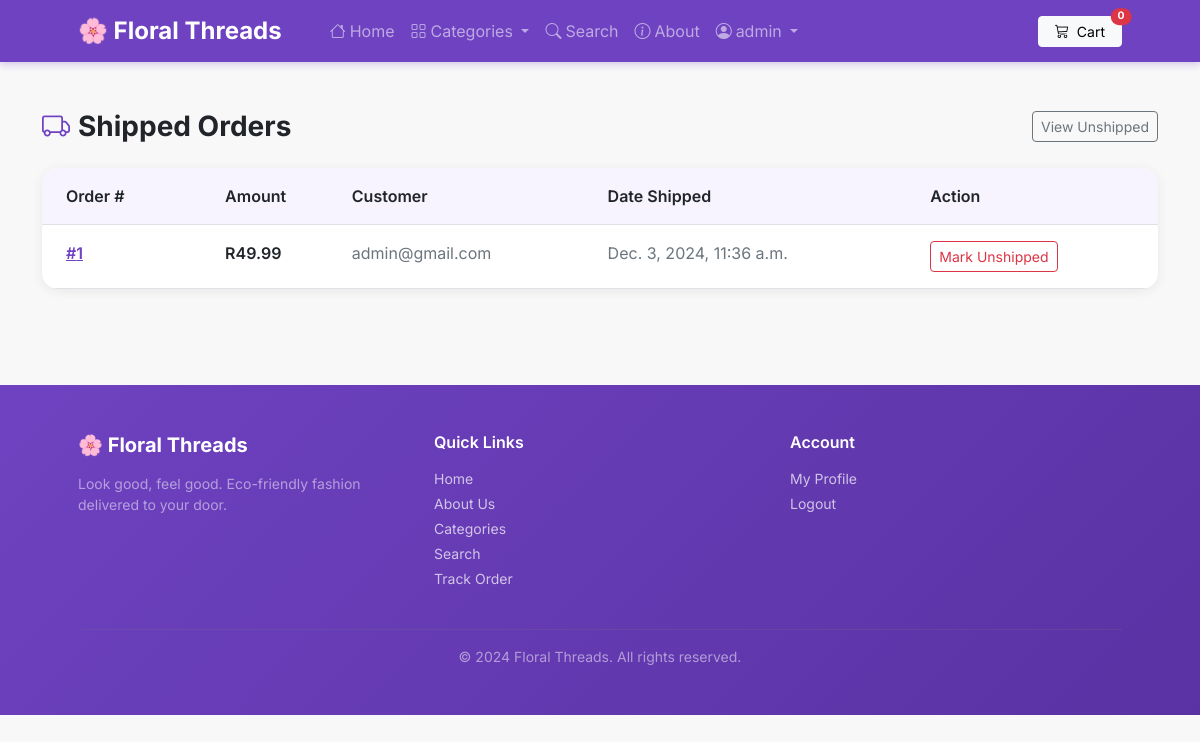
Screenshot of /payment/shipped_dash (signed in) with the database file from the repository.
### payment/models.py (models this page shows, shortened)
class Order(models.Model):
    STATUS_PENDING = 'pending'
    STATUS_PROCESSING = 'processing'
    STATUS_SHIPPED = 'shipped'
    STATUS_DELIVERED = 'delivered'
    STATUS_CHOICES = [
        (STATUS_PENDING, 'Pending'),
        (STATUS_PROCESSING, 'Processing'),
        (STATUS_SHIPPED, 'Shipped'),
        (STATUS_DELIVERED, 'Delivered'),
    ]
    user = models.ForeignKey(User, on_delete=models.CASCADE, null=True, blank=True)
    full_name = models.CharField(max_length=250)
    email = models.CharField(max_length=250)
    shipping_address = models.TextField(max_length=15000)
    amount_paid = models.DecimalField(max_digits=7, decimal_places=2)
    date_ordered = models.DateTimeField(auto_now_add=True)
    shipped = models.BooleanField(default=False)
    date_shipped = models.DateTimeField(blank=True, null=True)
    status = models.CharField(max_length=20, choices=STATUS_CHOICES, default=STATUS_PENDING)
    tracking_number = models.CharField(max_length=100, blank=True, null=True)
    stripe_payment_intent = models.CharField(max_length=255, blank=True, null=True)

### payment/views.py (the view)
# urls.py: path("shipped_dash", views.shipped_dash, name="shipped_dash"),
def shipped_dash(request):
    if not (request.user.is_authenticated and request.user.is_superuser):
        messages.error(request, "Access Denied!")
        return redirect('home')
    orders = Order.objects.filter(shipped=True).order_by('-date_shipped')
    if request.POST:
        num = request.POST.get('num')
        Order.objects.filter(id=num).update(shipped=False)
        messages.success(request, "Marked as not shipped.")
        return redirect('shipped_dash')
    return render(request, "payment/shipped_dash.html", {"orders": orders})

### addcart/addcart.py (called while the page is built)
    def total_quantity(self):
        return sum(self.cart.values())

### addcart/context_processors.py (called while the page is built)
def addcart(request):
    return {'addcart':Cart(request)}

### payment/templates/payment/shipped_dash.html (shortened to what this page needs)
{% extends 'myApp/base.html' %}
{% block content %}
<div class="container py-5">
    <div class="d-flex justify-content-between align-items-center mb-4">
        <h3 class="fw-bold mb-0"><i class="bi bi-truck me-2" style="color:#6f42c1;"></i>Shipped Orders</h3>
        <a href="{% url 'not_shipped_dash' %}" class="btn btn-outline-secondary btn-sm">View Unshipped</a>
    </div>
    <div class="card border-0 shadow-sm" style="border-radius:16px; overflow:hidden;">
        <table class="table table-hover mb-0">
            <thead style="background:#f8f4ff;">
                <tr>
                    <th class="fw-semibold py-3 px-4">Order #</th>
                    <th class="fw-semibold py-3">Amount</th>
                    <th class="fw-semibold py-3">Customer</th>
                    <th class="fw-semibold py-3">Date Shipped</th>
                    <th class="fw-semibold py-3">Action</th>
                </tr>
            </thead>
            <tbody>
                {% for item in orders %}
                <tr>
                    <td class="px-4 py-3"><a href="{% url 'orders' item.id %}" style="color:#6f42c1; font-weight:600;">#{{ item.id }}</a></td>
                    <td class="py-3 fw-semibold">R{{ item.amount_paid }}</td>
                    <td class="py-3 text-muted">{{ item.email }}</td>
                    <td class="py-3 text-muted">{{ item.date_shipped }}</td>
                    <td class="py-3">
                        <form method="POST">
                            <button type="submit" class="btn btn-outline-danger btn-sm">Mark Unshipped</button>
                        </form>
                    </td>
                </tr>
                {% empty %}
                <tr><td colspan="5" class="text-center py-5 text-muted">No shipped orders yet.</td></tr>
                {% endfor %}
            </tbody>
        </table>
    </div>
</div>
{% endblock %}

### myApp/templates/myApp/navbar.html (shortened to what this page needs)
<nav class="navbar navbar-expand-lg navbar-dark" style="background: #6f42c1; box-shadow: 0 2px 8px rgba(111,66,193,0.3);">
    <div class="container px-4 px-lg-5">
        <a class="navbar-brand fw-bold fs-4" href="{% url 'home' %}">🌸 Floral Threads</a>
        <div class="collapse navbar-collapse" id="navbarMain">
            <ul class="navbar-nav me-auto mb-2 mb-lg-0 ms-lg-4">
                <li class="nav-item"><a class="nav-link" href="{% url 'home' %}"><i class="bi bi-house me-1"></i>Home</a></li>
                <li class="nav-item dropdown">
                    <a class="nav-link dropdown-toggle" href="#" role="button" data-bs-toggle="dropdown">
                        <i class="bi bi-grid me-1"></i>Categories
                    </a>
                </li>
                <li class="nav-item"><a class="nav-link" href="{% url 'search' %}"><i class="bi bi-search me-1"></i>Search</a></li>
                <li class="nav-item"><a class="nav-link" href="{% url 'about' %}"><i class="bi bi-info-circle me-1"></i>About</a></li>
                {% if user.is_authenticated %}
                <li class="nav-item dropdown">
                    <a class="nav-link dropdown-toggle" href="#" role="button" data-bs-toggle="dropdown">
                        <i class="bi bi-person-circle me-1"></i>{{ user.first_name|default:user.username }}
                    </a>
                </li>
                {% else %}
                <li class="nav-item"><a class="nav-link" href="{% url 'login' %}">Login</a></li>
                <li class="nav-item"><a class="nav-link" href="{% url 'register' %}">Register</a></li>
                {% endif %}
            </ul>
            <a href="{% url 'addcart_summary' %}" class="btn btn-light btn-sm px-3 position-relative">
                <i class="bi bi-cart3 me-1"></i> Cart
                <span class="position-absolute top-0 start-100 translate-middle badge rounded-pill bg-danger" id="cart_quantity" style="font-size:0.65rem;">
                    {{ addcart.total_quantity }}
                </span>
            </a>
        </div>
    </div>
</nav>

### myApp/templates/myApp/base.html (style rules this page uses)
body { font-family: 'Inter', sans-serif; background: #f8f8f8; }
.card { border-radius: 12px; }
.card.border-0.shadow-sm { box-shadow: 0 2px 12px rgba(0,0,0,0.07) !important; }

### rows the page displays
Order: id "1", amount_paid "49.99", email "admin@gmail.com", date_shipped "Dec. 3, 2024, 11:36 a.m."

### other values shown
{{ user.first_name|default:user.username }} "admin"
{{ addcart.total_quantity }} "0"
